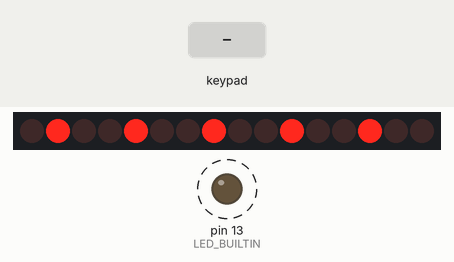
This sketch was run on a simulated Arduino Uno, built with avr-gcc and run on an emulated ATmega328P. Shown: 16 shift-register outputs drawn as a row of LEDs (first output left, lit = HIGH), output pins drawn as LEDs (lit = HIGH). Wiring (inferred from the names in the program): 2 × shift register (74HC595): data pin 10; shift clock pin 12; latch pin 11. Wiring (inferred from the signals the program sends): row of LEDs: on Q0, Q1, Q2, Q3, Q4, Q5, Q6, Q7, Q8, Q9, Q10, Q11, Q12, Q13, Q14, Q15. Dashed ring = blinking. Inputs (shaded band) come from the test bench. Random numbers use the default seed unless the sketch sets one; pins used as bus, display or sensor lines are not drawn; what the sketch prints to the serial monitor is not drawn.

Above: at 2.78 s.
3.5 s: keypad keys 2 3 4 5 A pressed 0.4 s apart
At 6.7 s:
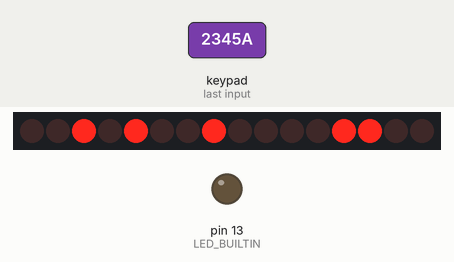
7.0 s: keypad keys 6 7 8 9 A pressed 0.4 s apart
At 10.2 s:
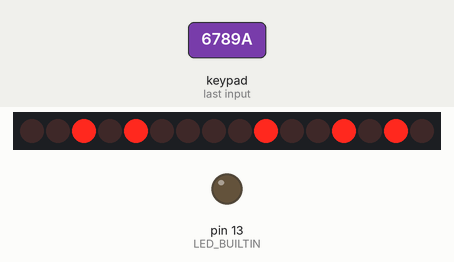
10.5 s: key '*' pressed
At 11.2 s:
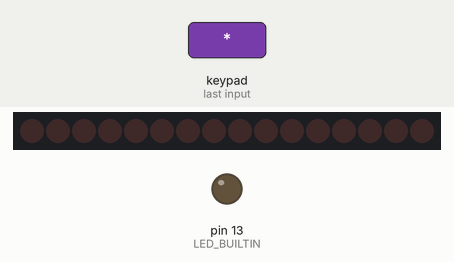
12.1 s: keypad keys 2 3 4 5 D pressed 0.4 s apart
At 15.6 s:
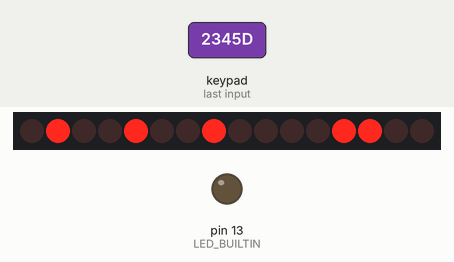
15.9 s: keypad keys 6 7 8 9 D pressed 0.4 s apart
At 19.1 s:
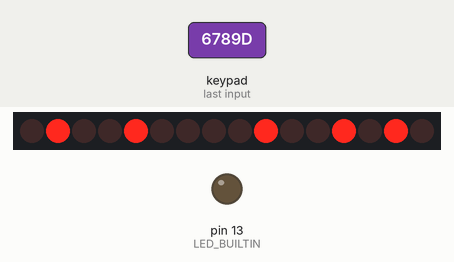
19.4 s: key '1' pressed
At 20.0 s:
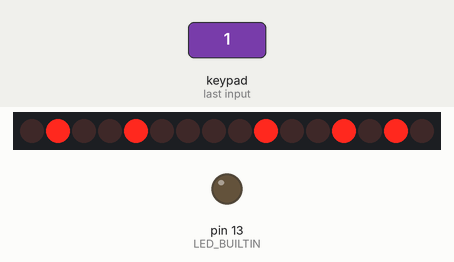
Timing chart, 0 to 22.0 s (numbered marks = the images above; inputs shaded):
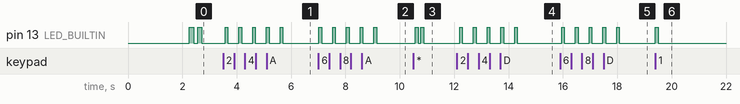

The sketch:

mastermind_keypad.ino
```cpp
/*
 Mastermind using a 4 x 4 keypad
 wiring for keypad: with pad facing you and starting from left to right;
 +---+---+---+---+
 | 1 | 2 | 3 | A |
 +---+---+---+---+
 | 4 | 5 | 6 | B |
 +---+---+---+---+
 | 7 | 8 | 9 | C |
 +---+---+---+---+
 | * | 0 | # | D |
 +---+---+---+---+
 |               |
 +-+-+-+-+-+-+-+-+
 |2|3|4|5|6|7|8|9| (pins used)
 +-+-+-+-+-+-+-+-+
 | | | | | | | |
 + + + + + + + +
 */
#include <Keypad.h>

typedef enum {
  LED_R, // red
  LED_Y, // yellow
  LED_G, // green
  LED_0  // nothing
}
led_enum;

// Defines
//#define DEBUG 1
#define NUM_LEDS 5

long winPreviousMillis = 0;
long losePreviousMillis = 0;

long interval = 300;

int max_tries = 10;

/*
 * Shift Register code:
 */
int dataPin  = 10; // Pin connected to DS of 74HC595 - blue
int latchPin = 11; //Pin connected to ST_CP of 74HC595 - green
int clockPin = 12; //Pin connected to SH_CP of 74HC595 - yellow

/*
 * Keypad code:
 */
const byte ROWS = 4;
const byte COLS = 4;

byte rowPins[ROWS] = { 2, 3, 4, 5 }; //connect to row pinouts
byte colPins[COLS] = { 6, 7, 8, 9 }; //connect to column pinouts

char keys[ROWS][COLS] = {
  { '1', '2', '3', 'A' },
  { '4', '5', '6', 'B' },
  { '7', '8', '9', 'C' },
  { '*', '0', '#', 'D' }
};

Keypad keypad = Keypad(makeKeymap(keys), rowPins, colPins, ROWS, COLS);

// game mechanics
const char letters[] = { '0', '1', '2', '3', '4', '5', '6', '7', '8', '9', 'A', 'B', 'C', 'D' };

// Flags
int rFlag = false;
int resetFlag = false;
int firstFlag = true;
int winnerFlag = false;
int loserFlag = false;
int winSwapFlag = false;
int loseSwapFlag = false;

// this will be randomly generated
char pass[NUM_LEDS];
// users input
char answer[NUM_LEDS];
// result
int result[NUM_LEDS];
// what digits were picked
int used[14];

// for shift register leds:
int data1;
int data2;
int index = 0;
int ctr = 0;
int num_tries = 0;

void setup()
{
  firstFlag = true;
  pinMode(LED_BUILTIN, OUTPUT);
  digitalWrite(LED_BUILTIN, LOW);
  pinMode(latchPin, OUTPUT);
  Serial.begin(9600);
  for (int i = 0; i < NUM_LEDS; i++)
  {
    answer[i] = 'E';
    result[i] = LED_0;
  }
  for (int i = 0; i < 14; i++)
  {
    used[i] = 0;
  }
  randomize();
  /*
  // The following is done in randomize (I think)
   for (int i = 0; i < 14; i++)
   {
   for (int j = 0; j < NUM_LEDS; j++)
   {
   if (letters[i] == pass[j])
   used[i] = 1;
   }
   }
   */
  // g2r - green to red
  g2r(150);
}

void loop()
{
  char key = keypad.getKey();

  if (key != NO_KEY && (key == '*' || key == '#'))
  {
    if (loserFlag == false)
    {
      index = ctr = 0;
      for (int i = 0; i < NUM_LEDS; i++)
      {
        result[i] = LED_0;
        answer[i] = 'E';
        changeBit(i, LED_0);
      }
      if (key == '*')
      {
        blip(2, 100);
        rFlag = true;
#ifdef DEBUG
        Serial.println("-- clear --");
#endif
      }
    }
    if (key == '#')
    {
      blip(5, 100);
      winnerFlag = false;
      resetFlag = true;
      num_tries = 0;
      for (int i = 0; i < NUM_LEDS; i++)
      {
        result[i] = LED_0;
      }
      for (int i = 0; i < 14; i++)
      {
        used[i] = 0;
      }
      randomize();
    }
  }
  // num tries is never incremented so you'll never lose right now...
  if (num_tries > max_tries)// && loserFlag == true)
  {
    unsigned long loseCurrentMillis = millis();
    loserFlag = true;
    winnerFlag = false;
    if (loseSwapFlag == false)
    {
      data1 = 0b00100100;
      data2 = 0b10010010;
      digitalWrite(latchPin, 0);
      shiftOut(dataPin, clockPin, data1);
      shiftOut(dataPin, clockPin, data2);
      digitalWrite(latchPin, 1);
      digitalWrite(LED_BUILTIN, HIGH);
    }
    else
    {
      data1 = 0b01001001;
      data2 = 0b00100100;
      digitalWrite(latchPin, 0);
      shiftOut(dataPin, clockPin, data1);
      shiftOut(dataPin, clockPin, data2);
      digitalWrite(latchPin, 1);
      digitalWrite(LED_BUILTIN, LOW);
    }
    if (resetFlag == true || loseCurrentMillis - losePreviousMillis > interval)
    {
      losePreviousMillis = loseCurrentMillis;
      loseSwapFlag = (loseSwapFlag == false ? true : false);
    }
  }
  else
  {
    if (firstFlag == true)
    {
      firstFlag = false;
      blip(2, 150);
    }
    if (key != NO_KEY && winnerFlag == false && (key != '*' && key != '#'))
    {
      if (answer[index - 1] != key)
      {
        blip(1, 100);
        answer[index++] = key;
#ifdef DEBUG
        Serial.print(num_tries);
        Serial.print(" - ");
        Serial.print("[");
        Serial.print(index - 1);
        Serial.print(":");
        Serial.print(key);
        Serial.println("]");
#endif
      }
    }
    // we've gotten all the digits we need buttons have been pressed
    if (index == NUM_LEDS && winnerFlag == false)// && (key != '*' && key != '#'))
    {
      index = 0;
      // test for a correct code
      for (int i = 0; i < NUM_LEDS; i++)
      {
        if (pass[i] == answer[i])
        {
          ctr++;
          result[i] = LED_G;
        }
      }
      if (ctr >= NUM_LEDS)
      {
        winnerFlag = true;
      }
      else
      {
        ctr = 0;
        for (int i = 0; i < NUM_LEDS; i++)
        {
          if ((result[i] != LED_G) && used[whatchar(answer[i])] == 1)
          {
            result[i] = LED_Y;
          }
          if (result[i] == LED_0)
          {
            result[i] = LED_R;
          }
        }
        num_tries++;
      } // end else (not winner)
    } // end if (NUM_LEDS buttons check
    // winner
    if (winnerFlag == true)
    {
      unsigned long winCurrentMillis = millis();
      if (winSwapFlag == false)
      {
        data1 = 0b10010010;
        data2 = 0b01001000;
        digitalWrite(latchPin, 0);
        shiftOut(dataPin, clockPin, data1);
        shiftOut(dataPin, clockPin, data2);
        digitalWrite(latchPin, 1);
        digitalWrite(LED_BUILTIN, HIGH);
      }
      else
      {
        data1 = 0b01001001;
        data2 = 0b00100100;
        digitalWrite(latchPin, 0);
        shiftOut(dataPin, clockPin, data1);
        shiftOut(dataPin, clockPin, data2);
        digitalWrite(latchPin, 1);
        digitalWrite(LED_BUILTIN, LOW);
      }
      if (resetFlag == true || winCurrentMillis - winPreviousMillis > interval)
      {
        winPreviousMillis = winCurrentMillis;
        winSwapFlag = (winSwapFlag == false ? true : false);
      }
    }
    else
    {
      /*
      if (result[0] != 3)
      {
        Serial.print("result: ");
        Serial.println(result[0]);
      }
      */
      if (result[0] != 3)// && (key != '*' && key != '#'))
      {
#ifdef DEBUG
        /* MASSIVE DEBUGGING STUFF */
        if (Serial.available())
        {
          int val = Serial.read();
          switch (val)
          {
          case '?':
          case 'H':
          case 'h':
            Serial.println("");
            Serial.println("help");
            Serial.println("----");
            Serial.println("p - password / answer");
            Serial.println("r - result (just digits)");
            Serial.println("c - result (color name)");
            Serial.println("u - used");
            Serial.println("l - letters / used");
            Serial.println("h/? - this list");
            break;
          case 'P':
          case 'p':
          case 'R':
          case 'r':
            Serial.println("");
            Serial.print("pass: [");
            for (int i = 0; i < NUM_LEDS; i++)
              Serial.print(pass[i]);
            Serial.print("] answer: [");
            for (int i = 0; i < NUM_LEDS; i++)
              Serial.print(answer[i]);
            Serial.println("]");
            if (val == 'R' || val == 'r')
            {
              Serial.print("result: ");
              for (int i = 0; i < NUM_LEDS; i++)
              {
                Serial.print(result[i]);
                Serial.print(" ");
              }
              Serial.println("");
            }
            break;
          case 'C':
          case 'c':
            Serial.print("result: ");
            for (int i = 0; i < NUM_LEDS; i++)
            {
              Serial.print(print_color(result[i]));
              Serial.print(" ");
            }
            Serial.println("");
            break;
          case 'U':
          case 'u':
            Serial.println("");
            Serial.println("used:");
            for (int i = 0; i < 14; i++)
            {
              Serial.print(i);
              Serial.print(" ");
            }
            Serial.println("");
            for (int i = 0; i < 14; i++)
            {
              Serial.print(used[i]);
              Serial.print(" ");
            }
            Serial.println("");
            break;
          case 'L':
          case 'l':
            Serial.println("");
            Serial.println("letters:");
            for (int i = 0; i < 14; i++)
            {
              Serial.print("[");
              if (i < 10)
                Serial.print("0");
              Serial.print(i);
              Serial.print("]: ");
              Serial.print(letters[i]);
              Serial.print(" ");
              Serial.println(used[i]);
            }
            Serial.println("");
            break;
          }
        }
#endif
        for (int i = 0; i < NUM_LEDS; i++)
          changeBit(i, result[i]);
      }
      else
        for (int i = 0; i < NUM_LEDS; i++)
          changeBit(i, LED_0);
    }
  }
  delay(100);
}

void randomize()
{
  int ran;
  int break_flag = false;
  int idx = 0;

  randomSeed(analogRead(A0));
  for (int i = 0; i < 14; i++)
    used[i] = 0;
  while (break_flag == false)
  {
    ran = random(0, 14);
    if (used[ran] == 0)
    {
      used[ran] = 1;
      pass[idx++] = letters[ran];
    }
    if (idx == NUM_LEDS)
      break_flag = true;
  }
  Serial.println("--NEW--");
  Serial.print("[PASSCODE: ");
  for (int i = 0; i < NUM_LEDS; i++)
    Serial.print(pass[i]);
  Serial.println("]");
}

char *print_color(int color)
{
  char *ret;
  switch (color)
  {
    case LED_R: ret = "red"; break;
    case LED_G: ret = "green"; break;
    case LED_Y: ret = "yellow"; break;
    case LED_0: ret = "off"; break;
  }
  return ret;
}

int whatchar(char k)
{
  int num = 0;
  switch (k)
  {
    case '0': num = 0; break;
    case '1': num = 1; break;
    case '2': num = 2; break;
    case '3': num = 3; break;
    case '4': num = 4; break;
    case '5': num = 5; break;
    case '6': num = 6; break;
    case '7': num = 7; break;
    case '8': num = 8; break;
    case '9': num = 9; break;
    case 'A': num = 10; break;
    case 'B': num = 11; break;
    case 'C': num = 12; break;
    case 'D': num = 13; break;
  }
  return num;
}

void shiftOut(int myDataPin, int myClockPin, byte myDataOut)
{
  int i = 0;
  int pinState;

  pinMode(myClockPin, OUTPUT);
  pinMode(myDataPin, OUTPUT);
  digitalWrite(myDataPin, 0);
  digitalWrite(myClockPin, 0);
  for (i = 7; i >= 0; i--)
  {
    digitalWrite(myClockPin, 0);
    pinState = (myDataOut & (1<<i) ? 1 : 0);
    digitalWrite(myDataPin, pinState);
    digitalWrite(myClockPin, 1);
    digitalWrite(myDataPin, 0);
  }
  digitalWrite(myClockPin, 0);
}

void blinkAll_2Bytes(int n, int d)
{
  digitalWrite(latchPin, 0);
  shiftOut(dataPin, clockPin, 0);
  shiftOut(dataPin, clockPin, 0);
  digitalWrite(latchPin, 1);
  delay(200);
  for (int x = 0; x < n; x++)
  {
    digitalWrite(latchPin, 0);
    shiftOut(dataPin, clockPin, 255);
    shiftOut(dataPin, clockPin, 255);
    digitalWrite(latchPin, 1);
    delay(d);
    digitalWrite(latchPin, 0);
    shiftOut(dataPin, clockPin, 0);
    shiftOut(dataPin, clockPin, 0);
    digitalWrite(latchPin, 1);
    delay(d);
  }
}

void g2r(int d)
{
  /*
    data1    data2
    76543210 76543210
    00000000 00000000 // all off
    GYRGYRGY RGYRGYR

    00000000 00000000 // all off
    76543210 76543210
    10010010 01001000 // all green d1 = 7, 4, 1; d2 = 6, 3
    76543210 76543210
    01001001 00100100 // all yellow d1 = 6, 3, 0; d2 = 5, 2
    76543210 76543210
    00100100 10010000 // all red d1 = 5, 2; d2 = 7, 4
  */
  int d1 = 0b00000000;
  int d2 = 0b00000000;
  for (int i = 7; i > -1; i--)
  {
    bitSet(d1, i);
//    d1 |= 1 << i;
    digitalWrite(latchPin, 0);
    shiftOut(dataPin, clockPin, d1);
    shiftOut(dataPin, clockPin, d2);
    digitalWrite(latchPin, 1);
    delay(d);
    if (i != 5 && i != 2)
    {
      bitClear(d1, i);
//      d1 &= ~(1 << i);
      digitalWrite(latchPin, 0);
      shiftOut(dataPin, clockPin, d1);
      shiftOut(dataPin, clockPin, d2);
      digitalWrite(latchPin, 1);
    }
  }
  d1 = 0b00100100;
  for (int i = 7; i > 0; i--)
  {
    bitSet(d2, i);
//    d2 |= 1 << i;
    digitalWrite(latchPin, 0);
    shiftOut(dataPin, clockPin, d1);
    shiftOut(dataPin, clockPin, d2);
    digitalWrite(latchPin, 1);
    delay(d);
    if (i != 7 && i != 4 && i != 1)
    {
      bitClear(d2, i);
//      d2 &= ~(1 << i);
      digitalWrite(latchPin, 0);
      shiftOut(dataPin, clockPin, d1);
      shiftOut(dataPin, clockPin, d2);
      digitalWrite(latchPin, 1);
    }
  }
}

void blip(int times, int dela)
{
  for (int i = 0; i < times; i++)
  {
    digitalWrite(LED_BUILTIN, HIGH);
    delay(dela);
    digitalWrite(LED_BUILTIN, LOW);
    delay(dela);
  }
}

void changeBit(int pos, int color)
{
  switch (pos)
  {
  case 0: // 7 6 5
    switch (color)
    {
    case LED_G: // 7
      bitSet(data1, 7);
      bitClear(data1, 6);
      bitClear(data1, 5);
      break;
    case LED_Y: // 6
      bitClear(data1, 7);
      bitSet(data1, 6);
      bitClear(data1, 5);
      break;
    case LED_R: // 5
      bitClear(data1, 7);
      bitClear(data1, 6);
      bitSet(data1, 5);
      break;
    case LED_0:
      for (int i = 5; i < 8; i++)
        bitClear(data1, i);
      break;
    }
    break;
  case 1: // 4 3 2
    switch (color)
    {
    case LED_G: // 4
      bitSet(data1, 4);
      bitClear(data1, 3);
      bitClear(data1, 2);
      break;
    case LED_Y: // 3
      bitClear(data1, 4);
      bitSet(data1, 3);
      bitClear(data1, 2);
      break;
    case LED_R: // 2
      bitClear(data1, 4);
      bitClear(data1, 3);
      bitSet(data1, 2);
      break;
    case LED_0:
      for (int i = 2; i < 5; i++)
        bitClear(data1, i);
      break;
    }
    break;
  case 2: // d1 1 0 d2 7
    switch (color)
    {
    case LED_G: // d1 1
      bitSet(data1, 1);
      bitClear(data1, 0);
      bitClear(data2, 7);
      break;
    case LED_Y: // d1 0
      bitClear(data1, 1);
      bitSet(data1, 0);
      bitClear(data2, 7);
      break;
    case LED_R: // d2 7
      bitClear(data1, 1);
      bitClear(data1, 0);
      bitSet(data2, 7);
      break;
    case LED_0:
      bitClear(data1, 1);
      bitClear(data1, 0);
      bitClear(data2, 7);
      break;
    }
    break;
  case 3: // d2 6 5 4
    switch (color)
    {
    case LED_G: // d2 6
      bitSet(data2, 6);
      bitClear(data2, 5);
      bitClear(data2, 4);
      break;
    case LED_Y: // d2 5
      bitClear(data2, 6);
      bitSet(data2, 5);
      bitClear(data2, 4);
      break;
    case LED_R: // d2 4
      bitClear(data2, 6);
      bitClear(data2, 5);
      bitSet(data2, 4);
      break;
    case LED_0:
      for (int i = 4; i < 7; i++)
        bitClear(data2, i);
      break;
    }
  case 4: // d2 3 2 1
    switch (color)
    {
    case LED_G: // d2 3
      bitSet(data2, 3);
      bitClear(data2, 2);
      bitClear(data2, 1);
      break;
    case LED_Y: // d2 2
      bitClear(data2, 3);
      bitSet(data2, 2);
      bitClear(data2, 1);
      break;
    case LED_R: // d2 1
      bitClear(data2, 3);
      bitClear(data2, 2);
      bitSet(data2, 1);
      break;
    case LED_0:
      for (int i = 1; i < 4; i++)
        bitClear(data2, i);
      break;
    }
    break;
  }
  digitalWrite(latchPin, 0);
  shiftOut(dataPin, clockPin, data1);
  shiftOut(dataPin, clockPin, data2);
  digitalWrite(latchPin, 1);
}

/*
  if (Serial.available())
 {
 int val = Serial.read();
 if (val == 'V')
 {
 Serial.println("-= Displaying internal volt =-");
 command = CMD_VOLT;
 }
 if (val == 'R')
 {
 Serial.println("-= Displaying resistance =-");
 command = CMD_RES;
 }
 if (val == 'C')
 {
 Serial.println("-= Displaying color names =-");
 command = CMD_COL;
 }
 if (val == 'N')
 {
 Serial.println("-= Turning off display =-");
 command = CMD_NULL;
 }
 }
 if (command == CMD_COL)    Serial.println(colorNames[ans[0]]);
 */

/*
    // Turn on green
 if (code[0] == ans[0] || code[1] == ans[1] || code[2] == ans[2] || code[3] == ans[3])
 {
 if (code[0] == ans[0]) result[0] = LED_G;
 if (code[1] == ans[1]) result[1] = LED_G;
 if (code[2] == ans[2]) result[2] = LED_G;
 if (code[3] == ans[3]) result[3] = LED_G;
 }
 */

/*
  for (int z = 0; z < 4; z++)
 {
 Serial.println(pass[z]);
 delay(1000);
 }
 n = sizeof(code) / sizeof(code[0]);
 //  srand(time(NULL));
 for (i = n - 1; i > 0; i--)
 {
 j = random(1, i + 1);
 //    j = rand() % (i + 1);
 swap(&code[i], &code[j]);
 }
 */
#if 0
int num;
Serial.println("");
for (int i = 0; i < NUM_LEDS; i++)
{
  // now test to see if a column should be yellow or red
  Serial.print(i);
  Serial.print(": ");
  Serial.print(pass[i]);
  Serial.println("");
  for (int j = 0; j < NUM_LEDS; j++)
  {
    if (answer[j] == pass[i] || used[num] == 1)
    {
      if (answer[j] == pass[i])
      {
        Serial.println("green");
        result[i] = LED_G;
      }
      if (used[num] == 1 && result[i] != LED_G)
      {
        Serial.println("yellow");
        result[i] = LED_Y;
      }
    }
    else
      result[i] = LED_R;
    Serial.print(answer[j]);
    Serial.print(" ");
    Serial.print(used[num]);
    Serial.print(" ");
    /*
              Serial.print("ans / pass: ");
     Serial.print(answer[j]); Serial.print(" / "); Serial.println(pass[i]);
     Serial.print("used: ["); Serial.print(num);
     Serial.print("]: "); Serial.println(used[num]);
     */
  } // end for j (answer)
  Serial.println("");
} // end for i
Serial.print("result: ");
for (int i = 0; i < NUM_LEDS; i++)
{
  Serial.print(result[i]);
  Serial.print(" ");
}
Serial.println("");


void changeBit(int pos, int color)
{
  switch (pos)
  {
  case 0:
    switch (color)
    {
    case LED_G:
      data1 |= 1 << 7;
      data1 &= ~(1 << 6);
      data1 &= ~(1 << 5);
      break;
    case LED_Y:
      data1 &= ~(1 << 7);
      data1 |= 1 << 6;
      data1 &= ~(1 << 5);
      break;
    case LED_R:
      data1 &= ~(1 << 7);
      data1 &= ~(1 << 6);
      data1 |= 1 << 5;
      break;
    case LED_0:
      data1 &= ~(1 << 7);
      data1 &= ~(1 << 6);
      data1 &= ~(1 << 5);
      break;
    }
    break;
  case 1:
    switch (color)
    {
    case LED_G:
      data1 |= 1 << 4;
      data1 &= ~(1 << 3);
      data1 &= ~(1 << 2);
      break;
    case LED_Y:
      data1 &= ~(1 << 4);
      data1 |= 1 << 3;
      data1 &= ~(1 << 2);
      break;
    case LED_R:
      data1 &= ~(1 << 4);
      data1 &= ~(1 << 3);
      data1 |= 1 << 2;
      break;
    case LED_0:
      data1 &= ~(1 << 4);
      data1 &= ~(1 << 3);
      data1 &= ~(1 << 2);
      break;
    }
    break;
  case 2:
    switch (color)
    {
    case LED_G:
      data1 |= 1 << 1;
      data1 &= ~(1 << 0);
      data2 &= ~(1 << 7);
      break;
    case LED_Y:
      data1 &= ~(1 << 1);
      data1 |= 1 << 0;
      data2 &= ~(1 << 7);
      break;
    case LED_R:
      data1 &= ~(1 << 1);
      data1 &= ~(1 << 0);
      data2 |= 1 << 7;
      break;
    case LED_0:
      data1 &= ~(1 << 1);
      data1 &= ~(1 << 0);
      data2 &= ~(1 << 7);
      break;
    }
    break;
  case 3:
    switch (color)
    {
    case LED_G:
      data2 |= 1 << 6;
      data2 &= ~(1 << 5);
      data2 &= ~(1 << 4);
      break;
    case LED_Y:
      data2 &= ~(1 << 6);
      data2 |= 1 << 5;
      data2 &= ~(1 << 4);
      break;
    case LED_R:
      data2 &= ~(1 << 6);
      data2 &= ~(1 << 5);
      data2 |= 1 << 4;
      break;
    case LED_0:
      data2 &= ~(1 << 6);
      data2 &= ~(1 << 5);
      data2 &= ~(1 << 4);
      break;
    }
  case 4:
    switch (color)
    {
    case LED_G:
      data2 |= 1 << 3;
      data2 &= ~(1 << 2);
      data2 &= ~(1 << 1);
      break;
    case LED_Y:
      data2 &= ~(1 << 3);
      data2 |= 1 << 2;
      data2 &= ~(1 << 1);
      break;
    case LED_R:
      data2 &= ~(1 << 3);
      data2 &= ~(1 << 2);
      data2 |= 1 << 1;
      break;
    case LED_0:
      data2 &= ~(1 << 3);
      data2 &= ~(1 << 2);
      data2 &= ~(1 << 1);
      break;
    }
    break;
  }
  digitalWrite(latchPin, 0);
  shiftOut(dataPin, clockPin, data1);
  shiftOut(dataPin, clockPin, data2);
  digitalWrite(latchPin, 1);
}

#endif
```

Measured:
- after the input at 3.5 s, pin 13 (LED_BUILTIN): alternates HIGH for 0.10 s and LOW for 0.41 s, 10 changes in all, then stays LOW, starting after 0.07 s
- after the input at 7.0 s, pin 13 (LED_BUILTIN): alternates HIGH for 0.10 s and LOW for 0.41 s, 10 changes in all, then stays LOW, starting at once
- after the input at 10.5 s, pin 13 (LED_BUILTIN): alternates HIGH for 0.10 s and LOW for 0.10 s, 4 changes in all, then stays LOW, starting after 0.08 s
- after the input at 12.1 s, pin 13 (LED_BUILTIN): alternates HIGH for 0.10 s and LOW for 0.41 s, 10 changes in all, then stays LOW, starting after 0.10 s
- after the input at 15.9 s, pin 13 (LED_BUILTIN): alternates HIGH for 0.10 s and LOW for 0.41 s, 10 changes in all, then stays LOW, starting after 0.05 s
- after the input at 19.4 s, pin 13 (LED_BUILTIN): LOW → HIGH at once, → LOW 0.10 s later
- by itself, pin 13 (LED_BUILTIN): alternates HIGH for 0.15 s and LOW for 0.15 s, 4 changes in all, then stays LOW
